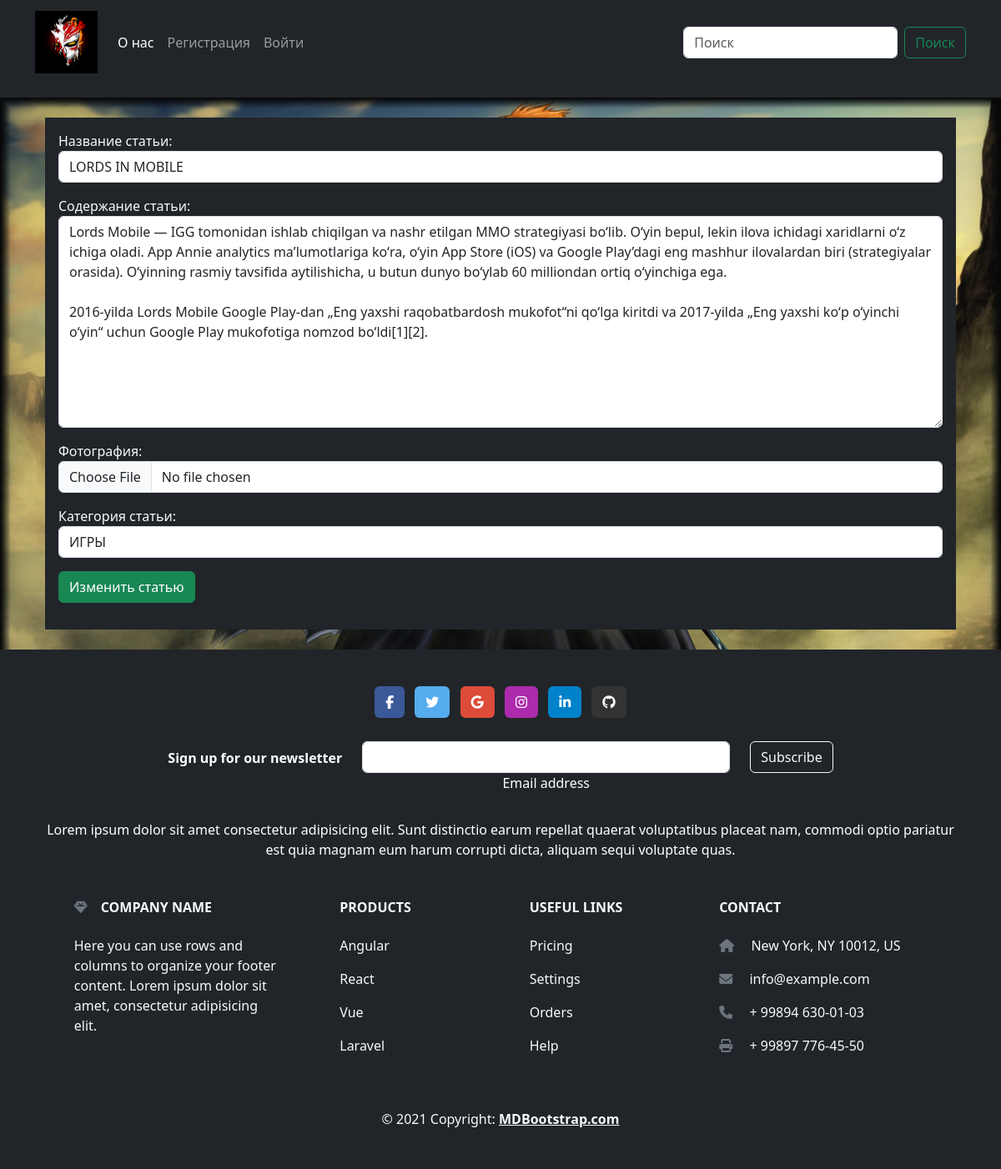
Screenshot of /article_update/2/ with the database file from the repository.
### blog/models.py (models this page shows, shortened)
class Article(models.Model):
    title = models.CharField(max_length=200,
                             unique=True,
                             verbose_name='Название статьи')
    content = models.TextField(verbose_name='Содержание статьи')
    photo = models.ImageField(upload_to='photos/', blank=True, null=True, verbose_name='Фотография')
    created_at = models.DateTimeField(auto_now_add=True, verbose_name='Дата создания')
    updated_at = models.DateTimeField(auto_now=True, verbose_name='Дата обновление')
    publish = models.BooleanField(default=0, verbose_name='Статус публикации')
    views = models.IntegerField(default=0, verbose_name='Количество просмотров')
    category = models.ForeignKey(Category, on_delete=models.CASCADE, verbose_name='Категория статьи')
    class Meta:
        verbose_name = 'Статья'
        verbose_name_plural = 'Статьи'

class Category(models.Model):
    title = models.CharField(max_length=200,
                             unique=True,
                             verbose_name='Название категории')
    def __str__(self):
        return self.title
    class Meta:
        verbose_name = 'Категория'
        verbose_name_plural = 'Категории'

### blog/views.py (the view)
# urls.py: path('article_update/<int:id>/', update_article, name='update'),
def update_article(request, id):
    instance = Article.objects.get(id=id)
    if request.method == 'POST':
        form = ArticleForm(request.POST, request.FILES, instance=instance)
        if form.is_valid():
            form.save()
            return redirect('article', id)
        else:
            for field in form.errors:
                messages.error(request, form.errors[field].as_text())
            return redirect('update', id)
    else:
        form = ArticleForm(instance=instance)
    context = {
        'title': 'Обновление статьи',
        'form': form
    }
    return render(request, 'blog/article_form.html', context)

### blog/forms.py
class ArticleForm(forms.ModelForm):
    class Meta:
        model = Article
        fields = ('title',
                  'content',
                  'photo',
                  'category')
        widgets = {
            'title': forms.TextInput(attrs={
                'class': "form-control",
                'placeholder': "Название статьи"
            }),
            'content': forms.Textarea(attrs={
                'class': "form-control",
                'placeholder': "Содержание статьи"
            }),
            'photo': forms.FileInput(attrs={
                'class': "form-control"
            }),
            'category': forms.Select(attrs={
                'class': 'form-control'
            })
        }

### blog/templates/blog/article_form.html (shortened to what this page needs)
{% extends 'base.html' %}
{% block main %}
<div  class="container mb-3 mt-3  text-light pt-4 pb-4">
    <form  class="bg-dark text-light p-3" action="" method="post" enctype="multipart/form-data">
        {{ form.as_p }}
        <button type="submit" class="mb-3 btn btn-success">
            {% if 'update' in request.path %}
            Изменить статью
            {% else %}
            Добавить статью
            {% endif %}
        </button>
    </form>
</div>
{% endblock main %}

### rows the page displays
Article: title "LORDS IN MOBILE", content "Lords Mobile — IGG tomonidan ishlab chiqilgan va nashr etilgan MMO strategiyasi boʻlib. Oʻyin bepul, lekin ilova ichidagi xaridlarni oʻz ichiga oladi. App Annie analytics maʼlumotlariga koʻra, oʻyin App Store (iOS) va Google Play’dagi eng mashhur ilovalardan biri (strategiyalar orasida). Oʻyinning rasmiy tavsifida aytilishicha, u butun dunyo boʻylab 60 milliondan ortiq oʻyinchiga ega. 2016-yilda Lords Mobile Google Play-dan „Eng yaxshi raqobatbardosh mukofot“ni qoʻlga kiritdi va 2017-yilda „Eng yaxshi koʻp oʻyinchi oʻyin“ uchun Google Play mukofotiga nomzod boʻldi[1][2].", category "ИГРЫ"
